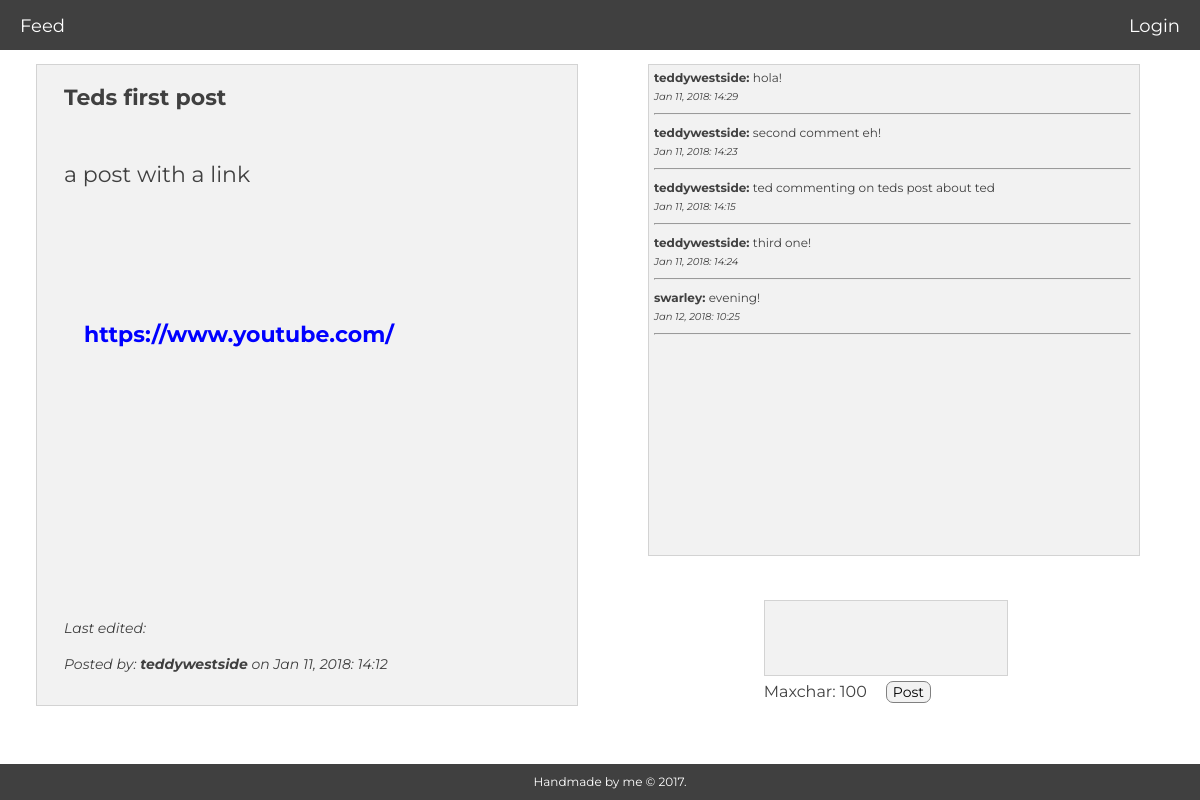
The page /pages/comment.php?id=1 on the database its author committed.
### tables this page shows
CREATE TABLE "posts" (
        `id`       INTEGER NOT NULL,
        `post_id`       INTEGER NOT NULL PRIMARY KEY AUTOINCREMENT UNIQUE,
        `title` VARCHAR NOT NULL,
        `description`   VARCHAR NOT NULL,
        `url`   VARCHAR NOT NULL,
        `posted`      VARCHAR,
        `up_vote` INTEGER,
        `down_vote` INTEGER,
        `edited`     VARCHAR
);

CREATE TABLE "users" (
        `id`    INTEGER NOT NULL PRIMARY KEY AUTOINCREMENT UNIQUE,
        `name`  VARCHAR NOT NULL,
        `username`      VARCHAR NOT NULL UNIQUE,
        `email` VARCHAR NOT NULL,
        `password`      VARCHAR NOT NULL,
        `biography`     VARCHAR NOT NULL,
        `img`           VARCHAR,
        `joined`     VARCHAR
);

CREATE TABLE "comments" (
         `id`       INTEGER NOT NULL,
         `comment_id`       INTEGER NOT NULL PRIMARY KEY AUTOINCREMENT UNIQUE,
         `post_id`         INTEGER NOT NULL,
         `comment`       VARCHAR NOT NULL,
         `posted`       VARCHAR
);

### logic/comment.php (called while the page is built, shortened)
<?php
require __DIR__.'/../app/autoload.php';
$post_id = $_GET['id'];
$query = "SELECT * FROM posts WHERE post_id = :post_id";
$statement = $pdo->prepare($query);
$statement->bindParam(':post_id', $post_id, PDO::PARAM_INT);
$statement->execute();
$post = $statement->fetch(PDO::FETCH_ASSOC);
$user_id = $post['id'];
$query = "SELECT * FROM users WHERE id = :id";
$statement = $pdo->prepare($query);
$statement->bindParam(':id', $user_id, PDO::PARAM_STR);
$statement->execute();
$user = $statement->fetch(PDO::FETCH_ASSOC);
$query = "SELECT * FROM users LEFT JOIN comments ON users.id=comments.id";
$statement = $pdo->query($query);
$statement->execute();
$comment_users = $statement->fetchAll(PDO::FETCH_ASSOC);
$post_id = $_GET['id'];

### pages/comment.php (the view, shortened to what this page needs)
<?php
require __DIR__.'/../views/header.php';
require __DIR__.'/../logic/feed.php';
require __DIR__.'/../logic/comment.php';
?>
   <div class="comment-page">
            <div class="post-title"><?php echo $post['title']; ?></a></div>
            <div class="post-description"><?php echo $post['description']; ?></div>
            <div class="post-url"><a href="<?php echo $post['url']; ?>" class="comment-url" target="_blank"><?php echo $post['url']; ?></a></div>
            <br>
         <div class="post-footer">
            <?php echo 'Last edited: '. $join['edited']; ?>
            <br>
            <br>
            Posted by: <strong><?php echo $user['username']; ?></strong> on <?php echo $post['posted']; ?>
         </div>
      </div>
   <div class="comments">
      <?php foreach($comment_users as $comment_user): ?>
         <?php if($comment_user['post_id'] === $_GET['id']): ?>
            <div><strong><?php echo $comment_user['username']; ?>:   </strong><?php echo $comment_user['comment']; ?></div>
            <div class="timestamp"><?php echo $comment_user['posted']; ?></h6></div>
            <hr class="comment-hr">
         <?php endif; ?>
      <?php endforeach; ?>
   </div>
   <form action="../logic/comment.php?id=<?php echo $post_id?>" method="post" class="comment-form">
      <div>
         <textarea type="comment" name="comment" maxlength="100" required></textarea>
      </div>
      <div class="maxchar">Maxchar: 100<br></div>
      <button type="submit" class="post-comment btn">Post</button>
   </form>
<?php require __DIR__.'../../views/footer.php'; ?>

### css/main.css (style rules this page uses)
* { margin: 0px; font-family: Montserrat; }
body { color: #404040; background-size: cover; background-attachment: fixed; }
a { text-decoration: none; outline: none; margin: 20px; color: white; }
.timestamp { font-style: italic; font-size: 10px; margin-top: 5px; }
.btn { border: 1px solid lightgrey; color: black; outline: none; cursor: pointer; font-size: 18px; background-color: #f2f2f2; border-radius: 7px; }
.comments { position: absolute; right: 5%; top: 8%; background-color: #f2f2f2; border: 1px solid lightgrey; width: 40%; height: 60%; max-height: 60%; font-size: 12px; padding: 5px; overflow: auto; }
.comment-page { position: absolute; top: 8%; left: 3%; width: 45%; height: 80%; background-color: #f2f2f2; border: 1px solid lightgrey; }
.comment-form { position: absolute; right: 16%; top: 75%; }
.comment-url { color: blue; }
.post-title { position: absolute; left: 5%; top: 3%; font-size: 22px; font-weight: bold; }
.post-url { position: absolute; left: 5%; top: 40%; font-size: 22px; color: blue; font-weight: bold; }
.post-description { position: absolute; left: 5%; top: 15%; font-size: 22px; margin-right: 30px; }
.post-comment { position: absolute; top: 95%; left: 50%; border-color: grey; font-size: 14px; margin-top: 5px; }
.post-footer { position: absolute; left: 5%; bottom: 5%; font-size: 14px; font-style: italic; }
.maxchar { position: absolute; top: 102%; font-size: 16px; float: center; }
textarea[name=comment] { width: 238.3px; height: 70px; font-size: 12px; resize: none; outline: none; border: 1px solid lightgrey; color: black; background-color: #f2f2f2; }
.comment-hr { width: 99%; margin-bottom: 10px; margin-top: 10px; background-color: lightgrey; }
textarea { border: 1px solid lightgrey; color: grey; }
hr { width: 100%; margin-bottom: 0px; color: white; }

### rows shown on the page
posts: title "Teds first post", description "a post with a link", url "https://www.youtube.com/", posted "Jan 11, 2018: 14:12"
users: username "teddywestside", comments.comment "hola!", comments.posted "Jan 11, 2018: 14:29", comments.comment "second comment eh!", comments.posted "Jan 11, 2018: 14:23", comments.comment "ted commenting on teds post about ted", comments.posted "Jan 11, 2018: 14:15", comments.comment "third one!", comments.posted "Jan 11, 2018: 14:24"
users: username "swarley", comments.comment "evening!", comments.posted "Jan 12, 2018: 10:25"
